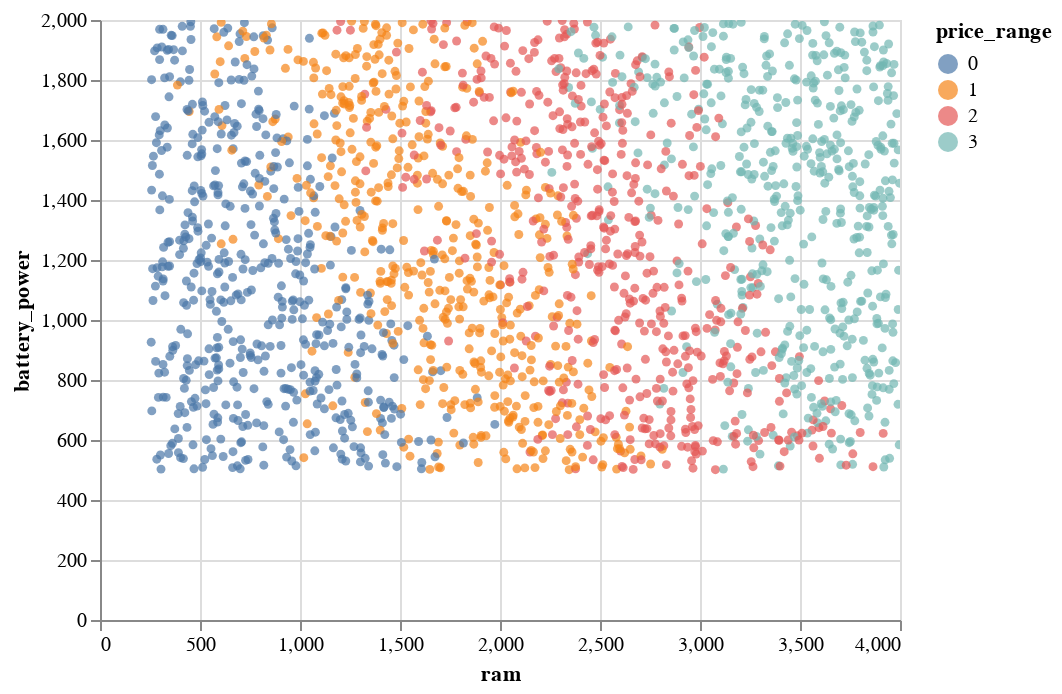

Here is the notebook cell this chart was saved with:
### Markdown cell above
### 2- BATTERY POWER- RAM AND PRICE RANGE

### Code cell
chart = alt.Chart(data).mark_circle(size = 20).encode(
    x = 'ram',
    y = 'battery_power',
    color = 'price_range:N',
    tooltip = ["price_range", "ram",'battery_power']
).interactive().properties(
    width = 400, height = 300
)
chart

### Figure 1 — Vega-Lite specification as saved in the notebook (floating-point values rounded to 4 significant figures; data arrays with more than 128 entries replaced by an {"elided": "..."} marker saying what was removed)
{"config": {"view": {"continuousWidth": 400, "continuousHeight": 300}}, "data": {"name": "data-388870fe1eaf2a6581875afd3572519d"}, "mark": {"type": "circle", "size": 20}, "encoding": {"color": {"type": "nominal", "field": "price_range"}, "tooltip": [{"type": "quantitative", "field": "price_range"}, {"type": "quantitative", "field": "ram"}, {"type": "quantitative", "field": "battery_power"}], "x": {"type": "quantitative", "field": "ram"}, "y": {"type": "quantitative", "field": "battery_power"}}, "height": 300, "selection": {"selector002": {"type": "interval", "bind": "scales", "encodings": ["x", "y"]}}, "width": 400, "$schema": "https://vega.github.io/schema/vega-lite/v4.8.1.json", "datasets": {"data-388870fe1eaf2a6581875afd3572519d": {"elided": "2000 records"}}}
